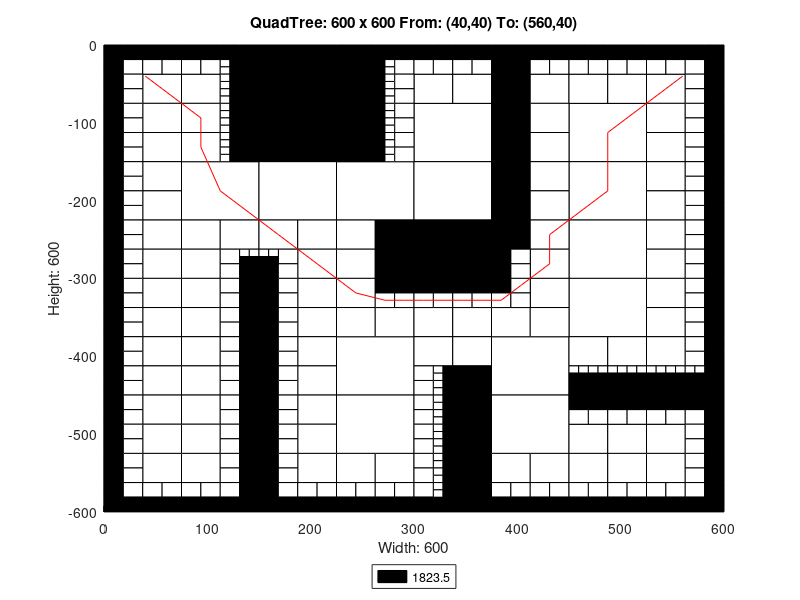

MATLAB code to generate this figure:
axis([0 600 -600 0]);
title('QuadTree: 600 x 600 From: (40,40) To: (560,40)');
xlabel('Width: 600');
ylabel('Height: 600');
rectangle('Position',[150 -75 75 75], 'FaceColor',[0 0 0]);
rectangle('Position',[150 -150 75 75], 'FaceColor',[0 0 0]);
rectangle('Position',[75 -225 75 75], 'FaceColor',[1 1 1]);
rectangle('Position',[150 -225 75 75], 'FaceColor',[1 1 1]);
rectangle('Position',[225 -225 75 75], 'FaceColor',[1 1 1]);
rectangle('Position',[300 -150 75 75], 'FaceColor',[1 1 1]);
rectangle('Position',[450 -150 75 75], 'FaceColor',[1 1 1]);
rectangle('Position',[300 -225 75 75], 'FaceColor',[1 1 1]);
rectangle('Position',[300 -300 75 75], 'FaceColor',[0 0 0]);
rectangle('Position',[450 -225 75 75], 'FaceColor',[1 1 1]);
rectangle('Position',[450 -300 75 75], 'FaceColor',[1 1 1]);
rectangle('Position',[225 -450 75 75], 'FaceColor',[1 1 1]);
rectangle('Position',[225 -525 75 75], 'FaceColor',[1 1 1]);
rectangle('Position',[375 -450 75 75], 'FaceColor',[1 1 1]);
rectangle('Position',[450 -375 75 75], 'FaceColor',[1 1 1]);
rectangle('Position',[375 -525 75 75], 'FaceColor',[1 1 1]);
rectangle('Position',[37.5 -75 37.5 37.5], 'FaceColor',[1 1 1]);
rectangle('Position',[75 -75 37.5 37.5], 'FaceColor',[1 1 1]);
rectangle('Position',[37.5 -112.5 37.5 37.5], 'FaceColor',[1 1 1]);
rectangle('Position',[37.5 -150 37.5 37.5], 'FaceColor',[1 1 1]);
rectangle('Position',[75 -112.5 37.5 37.5], 'FaceColor',[1 1 1]);
rectangle('Position',[75 -150 37.5 37.5], 'FaceColor',[1 1 1]);
rectangle('Position',[225 -37.5 37.5 37.5], 'FaceColor',[0 0 0]);
rectangle('Position',[225 -75 37.5 37.5], 'FaceColor',[0 0 0]);
rectangle('Position',[225 -112.5 37.5 37.5], 'FaceColor',[0 0 0]);
rectangle('Position',[225 -150 37.5 37.5], 'FaceColor',[0 0 0]);
rectangle('Position',[37.5 -187.5 37.5 37.5], 'FaceColor',[1 1 1]);
rectangle('Position',[37.5 -225 37.5 37.5], 'FaceColor',[1 1 1]);
rectangle('Position',[37.5 -262.5 37.5 37.5], 'FaceColor',[1 1 1]);
rectangle('Position',[37.5 -300 37.5 37.5], 'FaceColor',[1 1 1]);
rectangle('Position',[75 -262.5 37.5 37.5], 'FaceColor',[1 1 1]);
rectangle('Position',[112.5 -262.5 37.5 37.5], 'FaceColor',[1 1 1]);
rectangle('Position',[75 -300 37.5 37.5], 'FaceColor',[1 1 1]);
rectangle('Position',[150 -262.5 37.5 37.5], 'FaceColor',[1 1 1]);
rectangle('Position',[187.5 -262.5 37.5 37.5], 'FaceColor',[1 1 1]);
rectangle('Position',[187.5 -300 37.5 37.5], 'FaceColor',[1 1 1]);
rectangle('Position',[225 -262.5 37.5 37.5], 'FaceColor',[1 1 1]);
rectangle('Position',[262.5 -262.5 37.5 37.5], 'FaceColor',[0 0 0]);
rectangle('Position',[225 -300 37.5 37.5], 'FaceColor',[1 1 1]);
rectangle('Position',[262.5 -300 37.5 37.5], 'FaceColor',[0 0 0]);
rectangle('Position',[300 -75 37.5 37.5], 'FaceColor',[1 1 1]);
rectangle('Position',[337.5 -75 37.5 37.5], 'FaceColor',[1 1 1]);
rectangle('Position',[375 -37.5 37.5 37.5], 'FaceColor',[0 0 0]);
rectangle('Position',[375 -75 37.5 37.5], 'FaceColor',[0 0 0]);
rectangle('Position',[412.5 -75 37.5 37.5], 'FaceColor',[1 1 1]);
rectangle('Position',[375 -112.5 37.5 37.5], 'FaceColor',[0 0 0]);
rectangle('Position',[412.5 -112.5 37.5 37.5], 'FaceColor',[1 1 1]);
rectangle('Position',[375 -150 37.5 37.5], 'FaceColor',[0 0 0]);
rectangle('Position',[412.5 -150 37.5 37.5], 'FaceColor',[1 1 1]);
rectangle('Position',[450 -75 37.5 37.5], 'FaceColor',[1 1 1]);
rectangle('Position',[487.5 -75 37.5 37.5], 'FaceColor',[1 1 1]);
rectangle('Position',[525 -75 37.5 37.5], 'FaceColor',[1 1 1]);
rectangle('Position',[525 -112.5 37.5 37.5], 'FaceColor',[1 1 1]);
rectangle('Position',[525 -150 37.5 37.5], 'FaceColor',[1 1 1]);
rectangle('Position',[375 -187.5 37.5 37.5], 'FaceColor',[0 0 0]);
rectangle('Position',[412.5 -187.5 37.5 37.5], 'FaceColor',[1 1 1]);
rectangle('Position',[375 -225 37.5 37.5], 'FaceColor',[0 0 0]);
rectangle('Position',[412.5 -225 37.5 37.5], 'FaceColor',[1 1 1]);
rectangle('Position',[375 -262.5 37.5 37.5], 'FaceColor',[0 0 0]);
rectangle('Position',[412.5 -262.5 37.5 37.5], 'FaceColor',[1 1 1]);
rectangle('Position',[412.5 -300 37.5 37.5], 'FaceColor',[1 1 1]);
rectangle('Position',[525 -187.5 37.5 37.5], 'FaceColor',[1 1 1]);
rectangle('Position',[525 -225 37.5 37.5], 'FaceColor',[1 1 1]);
rectangle('Position',[525 -262.5 37.5 37.5], 'FaceColor',[1 1 1]);
rectangle('Position',[525 -300 37.5 37.5], 'FaceColor',[1 1 1]);
rectangle('Position',[37.5 -337.5 37.5 37.5], 'FaceColor',[1 1 1]);
rectangle('Position',[37.5 -375 37.5 37.5], 'FaceColor',[1 1 1]);
rectangle('Position',[75 -337.5 37.5 37.5], 'FaceColor',[1 1 1]);
rectangle('Position',[75 -375 37.5 37.5], 'FaceColor',[1 1 1]);
rectangle('Position',[37.5 -412.5 37.5 37.5], 'FaceColor',[1 1 1]);
rectangle('Position',[37.5 -450 37.5 37.5], 'FaceColor',[1 1 1]);
rectangle('Position',[75 -412.5 37.5 37.5], 'FaceColor',[1 1 1]);
rectangle('Position',[75 -450 37.5 37.5], 'FaceColor',[1 1 1]);
rectangle('Position',[187.5 -337.5 37.5 37.5], 'FaceColor',[1 1 1]);
rectangle('Position',[187.5 -375 37.5 37.5], 'FaceColor',[1 1 1]);
rectangle('Position',[225 -337.5 37.5 37.5], 'FaceColor',[1 1 1]);
rectangle('Position',[225 -375 37.5 37.5], 'FaceColor',[1 1 1]);
rectangle('Position',[262.5 -375 37.5 37.5], 'FaceColor',[1 1 1]);
rectangle('Position',[187.5 -412.5 37.5 37.5], 'FaceColor',[1 1 1]);
rectangle('Position',[187.5 -450 37.5 37.5], 'FaceColor',[1 1 1]);
rectangle('Position',[37.5 -487.5 37.5 37.5], 'FaceColor',[1 1 1]);
rectangle('Position',[37.5 -525 37.5 37.5], 'FaceColor',[1 1 1]);
rectangle('Position',[75 -487.5 37.5 37.5], 'FaceColor',[1 1 1]);
rectangle('Position',[75 -525 37.5 37.5], 'FaceColor',[1 1 1]);
rectangle('Position',[37.5 -562.5 37.5 37.5], 'FaceColor',[1 1 1]);
rectangle('Position',[75 -562.5 37.5 37.5], 'FaceColor',[1 1 1]);
rectangle('Position',[187.5 -487.5 37.5 37.5], 'FaceColor',[1 1 1]);
rectangle('Position',[187.5 -525 37.5 37.5], 'FaceColor',[1 1 1]);
rectangle('Position',[187.5 -562.5 37.5 37.5], 'FaceColor',[1 1 1]);
rectangle('Position',[225 -562.5 37.5 37.5], 'FaceColor',[1 1 1]);
rectangle('Position',[262.5 -562.5 37.5 37.5], 'FaceColor',[1 1 1]);
rectangle('Position',[300 -375 37.5 37.5], 'FaceColor',[1 1 1]);
rectangle('Position',[337.5 -375 37.5 37.5], 'FaceColor',[1 1 1]);
rectangle('Position',[412.5 -337.5 37.5 37.5], 'FaceColor',[1 1 1]);
rectangle('Position',[375 -375 37.5 37.5], 'FaceColor',[1 1 1]);
rectangle('Position',[412.5 -375 37.5 37.5], 'FaceColor',[1 1 1]);
rectangle('Position',[300 -412.5 37.5 37.5], 'FaceColor',[1 1 1]);
rectangle('Position',[337.5 -412.5 37.5 37.5], 'FaceColor',[1 1 1]);
rectangle('Position',[337.5 -450 37.5 37.5], 'FaceColor',[0 0 0]);
rectangle('Position',[525 -337.5 37.5 37.5], 'FaceColor',[1 1 1]);
rectangle('Position',[525 -375 37.5 37.5], 'FaceColor',[1 1 1]);
rectangle('Position',[450 -412.5 37.5 37.5], 'FaceColor',[1 1 1]);
rectangle('Position',[487.5 -412.5 37.5 37.5], 'FaceColor',[1 1 1]);
rectangle('Position',[525 -412.5 37.5 37.5], 'FaceColor',[1 1 1]);
rectangle('Position',[337.5 -487.5 37.5 37.5], 'FaceColor',[0 0 0]);
rectangle('Position',[337.5 -525 37.5 37.5], 'FaceColor',[0 0 0]);
rectangle('Position',[337.5 -562.5 37.5 37.5], 'FaceColor',[0 0 0]);
rectangle('Position',[337.5 -600 37.5 37.5], 'FaceColor',[0 0 0]);
rectangle('Position',[375 -562.5 37.5 37.5], 'FaceColor',[1 1 1]);
rectangle('Position',[412.5 -562.5 37.5 37.5], 'FaceColor',[1 1 1]);
rectangle('Position',[450 -525 37.5 37.5], 'FaceColor',[1 1 1]);
rectangle('Position',[487.5 -525 37.5 37.5], 'FaceColor',[1 1 1]);
rectangle('Position',[525 -525 37.5 37.5], 'FaceColor',[1 1 1]);
rectangle('Position',[450 -562.5 37.5 37.5], 'FaceColor',[1 1 1]);
rectangle('Position',[487.5 -562.5 37.5 37.5], 'FaceColor',[1 1 1]);
rectangle('Position',[525 -562.5 37.5 37.5], 'FaceColor',[1 1 1]);
rectangle('Position',[0 -18.75 18.75 18.75], 'FaceColor',[0 0 0]);
rectangle('Position',[18.75 -18.75 18.75 18.75], 'FaceColor',[0 0 0]);
rectangle('Position',[0 -37.5 18.75 18.75], 'FaceColor',[0 0 0]);
rectangle('Position',[18.75 -37.5 18.75 18.75], 'FaceColor',[1 1 1]);
rectangle('Position',[37.5 -18.75 18.75 18.75], 'FaceColor',[0 0 0]);
rectangle('Position',[56.25 -18.75 18.75 18.75], 'FaceColor',[0 0 0]);
rectangle('Position',[37.5 -37.5 18.75 18.75], 'FaceColor',[1 1 1]);
rectangle('Position',[56.25 -37.5 18.75 18.75], 'FaceColor',[1 1 1]);
rectangle('Position',[0 -56.25 18.75 18.75], 'FaceColor',[0 0 0]);
rectangle('Position',[18.75 -56.25 18.75 18.75], 'FaceColor',[1 1 1]);
rectangle('Position',[0 -75 18.75 18.75], 'FaceColor',[0 0 0]);
rectangle('Position',[18.75 -75 18.75 18.75], 'FaceColor',[1 1 1]);
rectangle('Position',[75 -18.75 18.75 18.75], 'FaceColor',[0 0 0]);
rectangle('Position',[93.75 -18.75 18.75 18.75], 'FaceColor',[0 0 0]);
rectangle('Position',[75 -37.5 18.75 18.75], 'FaceColor',[1 1 1]);
rectangle('Position',[93.75 -37.5 18.75 18.75], 'FaceColor',[1 1 1]);
rectangle('Position',[112.5 -18.75 18.75 18.75], 'FaceColor',[0 0 0]);
rectangle('Position',[131.25 -18.75 18.75 18.75], 'FaceColor',[0 0 0]);
rectangle('Position',[131.25 -37.5 18.75 18.75], 'FaceColor',[0 0 0]);
rectangle('Position',[131.25 -56.25 18.75 18.75], 'FaceColor',[0 0 0]);
rectangle('Position',[131.25 -75 18.75 18.75], 'FaceColor',[0 0 0]);
rectangle('Position',[0 -93.75 18.75 18.75], 'FaceColor',[0 0 0]);
rectangle('Position',[18.75 -93.75 18.75 18.75], 'FaceColor',[1 1 1]);
rectangle('Position',[0 -112.5 18.75 18.75], 'FaceColor',[0 0 0]);
rectangle('Position',[18.75 -112.5 18.75 18.75], 'FaceColor',[1 1 1]);
rectangle('Position',[0 -131.25 18.75 18.75], 'FaceColor',[0 0 0]);
rectangle('Position',[18.75 -131.25 18.75 18.75], 'FaceColor',[1 1 1]);
rectangle('Position',[0 -150 18.75 18.75], 'FaceColor',[0 0 0]);
rectangle('Position',[18.75 -150 18.75 18.75], 'FaceColor',[1 1 1]);
rectangle('Position',[131.25 -93.75 18.75 18.75], 'FaceColor',[0 0 0]);
rectangle('Position',[131.25 -112.5 18.75 18.75], 'FaceColor',[0 0 0]);
rectangle('Position',[131.25 -131.25 18.75 18.75], 'FaceColor',[0 0 0]);
rectangle('Position',[131.25 -150 18.75 18.75], 'FaceColor',[0 0 0]);
rectangle('Position',[262.5 -18.75 18.75 18.75], 'FaceColor',[0 0 0]);
rectangle('Position',[281.25 -18.75 18.75 18.75], 'FaceColor',[0 0 0]);
rectangle('Position',[281.25 -37.5 18.75 18.75], 'FaceColor',[1 1 1]);
rectangle('Position',[281.25 -56.25 18.75 18.75], 'FaceColor',[1 1 1]);
rectangle('Position',[281.25 -75 18.75 18.75], 'FaceColor',[1 1 1]);
rectangle('Position',[281.25 -93.75 18.75 18.75], 'FaceColor',[1 1 1]);
rectangle('Position',[281.25 -112.5 18.75 18.75], 'FaceColor',[1 1 1]);
rectangle('Position',[281.25 -131.25 18.75 18.75], 'FaceColor',[1 1 1]);
rectangle('Position',[281.25 -150 18.75 18.75], 'FaceColor',[1 1 1]);
rectangle('Position',[0 -168.75 18.75 18.75], 'FaceColor',[0 0 0]);
rectangle('Position',[18.75 -168.75 18.75 18.75], 'FaceColor',[1 1 1]);
rectangle('Position',[0 -187.5 18.75 18.75], 'FaceColor',[0 0 0]);
rectangle('Position',[18.75 -187.5 18.75 18.75], 'FaceColor',[1 1 1]);
rectangle('Position',[0 -206.25 18.75 18.75], 'FaceColor',[0 0 0]);
rectangle('Position',[18.75 -206.25 18.75 18.75], 'FaceColor',[1 1 1]);
rectangle('Position',[0 -225 18.75 18.75], 'FaceColor',[0 0 0]);
rectangle('Position',[18.75 -225 18.75 18.75], 'FaceColor',[1 1 1]);
rectangle('Position',[0 -243.75 18.75 18.75], 'FaceColor',[0 0 0]);
rectangle('Position',[18.75 -243.75 18.75 18.75], 'FaceColor',[1 1 1]);
rectangle('Position',[0 -262.5 18.75 18.75], 'FaceColor',[0 0 0]);
rectangle('Position',[18.75 -262.5 18.75 18.75], 'FaceColor',[1 1 1]);
rectangle('Position',[0 -281.25 18.75 18.75], 'FaceColor',[0 0 0]);
rectangle('Position',[18.75 -281.25 18.75 18.75], 'FaceColor',[1 1 1]);
rectangle('Position',[0 -300 18.75 18.75], 'FaceColor',[0 0 0]);
rectangle('Position',[18.75 -300 18.75 18.75], 'FaceColor',[1 1 1]);
rectangle('Position',[112.5 -281.25 18.75 18.75], 'FaceColor',[1 1 1]);
rectangle('Position',[112.5 -300 18.75 18.75], 'FaceColor',[1 1 1]);
rectangle('Position',[131.25 -300 18.75 18.75], 'FaceColor',[0 0 0]);
rectangle('Position',[168.75 -281.25 18.75 18.75], 'FaceColor',[1 1 1]);
rectangle('Position',[150 -300 18.75 18.75], 'FaceColor',[0 0 0]);
rectangle('Position',[168.75 -300 18.75 18.75], 'FaceColor',[1 1 1]);
rectangle('Position',[300 -18.75 18.75 18.75], 'FaceColor',[0 0 0]);
rectangle('Position',[318.75 -18.75 18.75 18.75], 'FaceColor',[0 0 0]);
rectangle('Position',[300 -37.5 18.75 18.75], 'FaceColor',[1 1 1]);
rectangle('Position',[318.75 -37.5 18.75 18.75], 'FaceColor',[1 1 1]);
rectangle('Position',[337.5 -18.75 18.75 18.75], 'FaceColor',[0 0 0]);
rectangle('Position',[356.25 -18.75 18.75 18.75], 'FaceColor',[0 0 0]);
rectangle('Position',[337.5 -37.5 18.75 18.75], 'FaceColor',[1 1 1]);
rectangle('Position',[356.25 -37.5 18.75 18.75], 'FaceColor',[1 1 1]);
rectangle('Position',[412.5 -18.75 18.75 18.75], 'FaceColor',[0 0 0]);
rectangle('Position',[431.25 -18.75 18.75 18.75], 'FaceColor',[0 0 0]);
rectangle('Position',[412.5 -37.5 18.75 18.75], 'FaceColor',[1 1 1]);
rectangle('Position',[431.25 -37.5 18.75 18.75], 'FaceColor',[1 1 1]);
rectangle('Position',[450 -18.75 18.75 18.75], 'FaceColor',[0 0 0]);
rectangle('Position',[468.75 -18.75 18.75 18.75], 'FaceColor',[0 0 0]);
rectangle('Position',[450 -37.5 18.75 18.75], 'FaceColor',[1 1 1]);
rectangle('Position',[468.75 -37.5 18.75 18.75], 'FaceColor',[1 1 1]);
rectangle('Position',[487.5 -18.75 18.75 18.75], 'FaceColor',[0 0 0]);
rectangle('Position',[506.25 -18.75 18.75 18.75], 'FaceColor',[0 0 0]);
rectangle('Position',[487.5 -37.5 18.75 18.75], 'FaceColor',[1 1 1]);
rectangle('Position',[506.25 -37.5 18.75 18.75], 'FaceColor',[1 1 1]);
rectangle('Position',[525 -18.75 18.75 18.75], 'FaceColor',[0 0 0]);
rectangle('Position',[543.75 -18.75 18.75 18.75], 'FaceColor',[0 0 0]);
rectangle('Position',[525 -37.5 18.75 18.75], 'FaceColor',[1 1 1]);
rectangle('Position',[543.75 -37.5 18.75 18.75], 'FaceColor',[1 1 1]);
rectangle('Position',[562.5 -18.75 18.75 18.75], 'FaceColor',[0 0 0]);
rectangle('Position',[581.25 -18.75 18.75 18.75], 'FaceColor',[0 0 0]);
rectangle('Position',[562.5 -37.5 18.75 18.75], 'FaceColor',[1 1 1]);
rectangle('Position',[581.25 -37.5 18.75 18.75], 'FaceColor',[0 0 0]);
rectangle('Position',[562.5 -56.25 18.75 18.75], 'FaceColor',[1 1 1]);
rectangle('Position',[581.25 -56.25 18.75 18.75], 'FaceColor',[0 0 0]);
rectangle('Position',[562.5 -75 18.75 18.75], 'FaceColor',[1 1 1]);
rectangle('Position',[581.25 -75 18.75 18.75], 'FaceColor',[0 0 0]);
rectangle('Position',[562.5 -93.75 18.75 18.75], 'FaceColor',[1 1 1]);
rectangle('Position',[581.25 -93.75 18.75 18.75], 'FaceColor',[0 0 0]);
rectangle('Position',[562.5 -112.5 18.75 18.75], 'FaceColor',[1 1 1]);
rectangle('Position',[581.25 -112.5 18.75 18.75], 'FaceColor',[0 0 0]);
rectangle('Position',[562.5 -131.25 18.75 18.75], 'FaceColor',[1 1 1]);
rectangle('Position',[581.25 -131.25 18.75 18.75], 'FaceColor',[0 0 0]);
rectangle('Position',[562.5 -150 18.75 18.75], 'FaceColor',[1 1 1]);
rectangle('Position',[581.25 -150 18.75 18.75], 'FaceColor',[0 0 0]);
rectangle('Position',[375 -281.25 18.75 18.75], 'FaceColor',[0 0 0]);
rectangle('Position',[393.75 -281.25 18.75 18.75], 'FaceColor',[1 1 1]);
rectangle('Position',[375 -300 18.75 18.75], 'FaceColor',[0 0 0]);
rectangle('Position',[393.75 -300 18.75 18.75], 'FaceColor',[1 1 1]);
rectangle('Position',[562.5 -168.75 18.75 18.75], 'FaceColor',[1 1 1]);
rectangle('Position',[581.25 -168.75 18.75 18.75], 'FaceColor',[0 0 0]);
rectangle('Position',[562.5 -187.5 18.75 18.75], 'FaceColor',[1 1 1]);
rectangle('Position',[581.25 -187.5 18.75 18.75], 'FaceColor',[0 0 0]);
rectangle('Position',[562.5 -206.25 18.75 18.75], 'FaceColor',[1 1 1]);
rectangle('Position',[581.25 -206.25 18.75 18.75], 'FaceColor',[0 0 0]);
rectangle('Position',[562.5 -225 18.75 18.75], 'FaceColor',[1 1 1]);
rectangle('Position',[581.25 -225 18.75 18.75], 'FaceColor',[0 0 0]);
rectangle('Position',[562.5 -243.75 18.75 18.75], 'FaceColor',[1 1 1]);
rectangle('Position',[581.25 -243.75 18.75 18.75], 'FaceColor',[0 0 0]);
rectangle('Position',[562.5 -262.5 18.75 18.75], 'FaceColor',[1 1 1]);
rectangle('Position',[581.25 -262.5 18.75 18.75], 'FaceColor',[0 0 0]);
rectangle('Position',[562.5 -281.25 18.75 18.75], 'FaceColor',[1 1 1]);
rectangle('Position',[581.25 -281.25 18.75 18.75], 'FaceColor',[0 0 0]);
rectangle('Position',[562.5 -300 18.75 18.75], 'FaceColor',[1 1 1]);
rectangle('Position',[581.25 -300 18.75 18.75], 'FaceColor',[0 0 0]);
rectangle('Position',[0 -318.75 18.75 18.75], 'FaceColor',[0 0 0]);
rectangle('Position',[18.75 -318.75 18.75 18.75], 'FaceColor',[1 1 1]);
rectangle('Position',[0 -337.5 18.75 18.75], 'FaceColor',[0 0 0]);
rectangle('Position',[18.75 -337.5 18.75 18.75], 'FaceColor',[1 1 1]);
rectangle('Position',[0 -356.25 18.75 18.75], 'FaceColor',[0 0 0]);
rectangle('Position',[18.75 -356.25 18.75 18.75], 'FaceColor',[1 1 1]);
rectangle('Position',[0 -375 18.75 18.75], 'FaceColor',[0 0 0]);
rectangle('Position',[18.75 -375 18.75 18.75], 'FaceColor',[1 1 1]);
rectangle('Position',[112.5 -318.75 18.75 18.75], 'FaceColor',[1 1 1]);
rectangle('Position',[131.25 -318.75 18.75 18.75], 'FaceColor',[0 0 0]);
rectangle('Position',[112.5 -337.5 18.75 18.75], 'FaceColor',[1 1 1]);
rectangle('Position',[131.25 -337.5 18.75 18.75], 'FaceColor',[0 0 0]);
rectangle('Position',[112.5 -356.25 18.75 18.75], 'FaceColor',[1 1 1]);
rectangle('Position',[131.25 -356.25 18.75 18.75], 'FaceColor',[0 0 0]);
rectangle('Position',[112.5 -375 18.75 18.75], 'FaceColor',[1 1 1]);
rectangle('Position',[131.25 -375 18.75 18.75], 'FaceColor',[0 0 0]);
rectangle('Position',[0 -393.75 18.75 18.75], 'FaceColor',[0 0 0]);
rectangle('Position',[18.75 -393.75 18.75 18.75], 'FaceColor',[1 1 1]);
rectangle('Position',[0 -412.5 18.75 18.75], 'FaceColor',[0 0 0]);
rectangle('Position',[18.75 -412.5 18.75 18.75], 'FaceColor',[1 1 1]);
rectangle('Position',[0 -431.25 18.75 18.75], 'FaceColor',[0 0 0]);
rectangle('Position',[18.75 -431.25 18.75 18.75], 'FaceColor',[1 1 1]);
rectangle('Position',[0 -450 18.75 18.75], 'FaceColor',[0 0 0]);
rectangle('Position',[18.75 -450 18.75 18.75], 'FaceColor',[1 1 1]);
rectangle('Position',[112.5 -393.75 18.75 18.75], 'FaceColor',[1 1 1]);
rectangle('Position',[131.25 -393.75 18.75 18.75], 'FaceColor',[0 0 0]);
rectangle('Position',[112.5 -412.5 18.75 18.75], 'FaceColor',[1 1 1]);
rectangle('Position',[131.25 -412.5 18.75 18.75], 'FaceColor',[0 0 0]);
rectangle('Position',[112.5 -431.25 18.75 18.75], 'FaceColor',[1 1 1]);
rectangle('Position',[131.25 -431.25 18.75 18.75], 'FaceColor',[0 0 0]);
rectangle('Position',[112.5 -450 18.75 18.75], 'FaceColor',[1 1 1]);
rectangle('Position',[131.25 -450 18.75 18.75], 'FaceColor',[0 0 0]);
rectangle('Position',[150 -318.75 18.75 18.75], 'FaceColor',[0 0 0]);
rectangle('Position',[168.75 -318.75 18.75 18.75], 'FaceColor',[1 1 1]);
rectangle('Position',[150 -337.5 18.75 18.75], 'FaceColor',[0 0 0]);
rectangle('Position',[168.75 -337.5 18.75 18.75], 'FaceColor',[1 1 1]);
rectangle('Position',[150 -356.25 18.75 18.75], 'FaceColor',[0 0 0]);
rectangle('Position',[168.75 -356.25 18.75 18.75], 'FaceColor',[1 1 1]);
rectangle('Position',[150 -375 18.75 18.75], 'FaceColor',[0 0 0]);
rectangle('Position',[168.75 -375 18.75 18.75], 'FaceColor',[1 1 1]);
rectangle('Position',[262.5 -318.75 18.75 18.75], 'FaceColor',[0 0 0]);
rectangle('Position',[281.25 -318.75 18.75 18.75], 'FaceColor',[0 0 0]);
rectangle('Position',[262.5 -337.5 18.75 18.75], 'FaceColor',[1 1 1]);
rectangle('Position',[281.25 -337.5 18.75 18.75], 'FaceColor',[1 1 1]);
rectangle('Position',[150 -393.75 18.75 18.75], 'FaceColor',[0 0 0]);
rectangle('Position',[168.75 -393.75 18.75 18.75], 'FaceColor',[1 1 1]);
rectangle('Position',[150 -412.5 18.75 18.75], 'FaceColor',[0 0 0]);
rectangle('Position',[168.75 -412.5 18.75 18.75], 'FaceColor',[1 1 1]);
rectangle('Position',[150 -431.25 18.75 18.75], 'FaceColor',[0 0 0]);
rectangle('Position',[168.75 -431.25 18.75 18.75], 'FaceColor',[1 1 1]);
rectangle('Position',[150 -450 18.75 18.75], 'FaceColor',[0 0 0]);
rectangle('Position',[168.75 -450 18.75 18.75], 'FaceColor',[1 1 1]);
rectangle('Position',[0 -468.75 18.75 18.75], 'FaceColor',[0 0 0]);
rectangle('Position',[18.75 -468.75 18.75 18.75], 'FaceColor',[1 1 1]);
rectangle('Position',[0 -487.5 18.75 18.75], 'FaceColor',[0 0 0]);
rectangle('Position',[18.75 -487.5 18.75 18.75], 'FaceColor',[1 1 1]);
rectangle('Position',[0 -506.25 18.75 18.75], 'FaceColor',[0 0 0]);
rectangle('Position',[18.75 -506.25 18.75 18.75], 'FaceColor',[1 1 1]);
rectangle('Position',[0 -525 18.75 18.75], 'FaceColor',[0 0 0]);
rectangle('Position',[18.75 -525 18.75 18.75], 'FaceColor',[1 1 1]);
rectangle('Position',[112.5 -468.75 18.75 18.75], 'FaceColor',[1 1 1]);
rectangle('Position',[131.25 -468.75 18.75 18.75], 'FaceColor',[0 0 0]);
rectangle('Position',[112.5 -487.5 18.75 18.75], 'FaceColor',[1 1 1]);
rectangle('Position',[131.25 -487.5 18.75 18.75], 'FaceColor',[0 0 0]);
rectangle('Position',[112.5 -506.25 18.75 18.75], 'FaceColor',[1 1 1]);
rectangle('Position',[131.25 -506.25 18.75 18.75], 'FaceColor',[0 0 0]);
rectangle('Position',[112.5 -525 18.75 18.75], 'FaceColor',[1 1 1]);
rectangle('Position',[131.25 -525 18.75 18.75], 'FaceColor',[0 0 0]);
rectangle('Position',[0 -543.75 18.75 18.75], 'FaceColor',[0 0 0]);
rectangle('Position',[18.75 -543.75 18.75 18.75], 'FaceColor',[1 1 1]);
rectangle('Position',[0 -562.5 18.75 18.75], 'FaceColor',[0 0 0]);
rectangle('Position',[18.75 -562.5 18.75 18.75], 'FaceColor',[1 1 1]);
rectangle('Position',[0 -581.25 18.75 18.75], 'FaceColor',[0 0 0]);
rectangle('Position',[18.75 -581.25 18.75 18.75], 'FaceColor',[1 1 1]);
rectangle('Position',[0 -600 18.75 18.75], 'FaceColor',[0 0 0]);
rectangle('Position',[18.75 -600 18.75 18.75], 'FaceColor',[0 0 0]);
rectangle('Position',[37.5 -581.25 18.75 18.75], 'FaceColor',[1 1 1]);
rectangle('Position',[56.25 -581.25 18.75 18.75], 'FaceColor',[1 1 1]);
rectangle('Position',[37.5 -600 18.75 18.75], 'FaceColor',[0 0 0]);
rectangle('Position',[56.25 -600 18.75 18.75], 'FaceColor',[0 0 0]);
rectangle('Position',[112.5 -543.75 18.75 18.75], 'FaceColor',[1 1 1]);
rectangle('Position',[131.25 -543.75 18.75 18.75], 'FaceColor',[0 0 0]);
rectangle('Position',[112.5 -562.5 18.75 18.75], 'FaceColor',[1 1 1]);
rectangle('Position',[131.25 -562.5 18.75 18.75], 'FaceColor',[0 0 0]);
rectangle('Position',[75 -581.25 18.75 18.75], 'FaceColor',[1 1 1]);
rectangle('Position',[93.75 -581.25 18.75 18.75], 'FaceColor',[1 1 1]);
rectangle('Position',[75 -600 18.75 18.75], 'FaceColor',[0 0 0]);
rectangle('Position',[93.75 -600 18.75 18.75], 'FaceColor',[0 0 0]);
rectangle('Position',[112.5 -581.25 18.75 18.75], 'FaceColor',[1 1 1]);
rectangle('Position',[131.25 -581.25 18.75 18.75], 'FaceColor',[0 0 0]);
rectangle('Position',[112.5 -600 18.75 18.75], 'FaceColor',[0 0 0]);
rectangle('Position',[131.25 -600 18.75 18.75], 'FaceColor',[0 0 0]);
rectangle('Position',[150 -468.75 18.75 18.75], 'FaceColor',[0 0 0]);
rectangle('Position',[168.75 -468.75 18.75 18.75], 'FaceColor',[1 1 1]);
rectangle('Position',[150 -487.5 18.75 18.75], 'FaceColor',[0 0 0]);
rectangle('Position',[168.75 -487.5 18.75 18.75], 'FaceColor',[1 1 1]);
rectangle('Position',[150 -506.25 18.75 18.75], 'FaceColor',[0 0 0]);
rectangle('Position',[168.75 -506.25 18.75 18.75], 'FaceColor',[1 1 1]);
rectangle('Position',[150 -525 18.75 18.75], 'FaceColor',[0 0 0]);
rectangle('Position',[168.75 -525 18.75 18.75], 'FaceColor',[1 1 1]);
rectangle('Position',[150 -543.75 18.75 18.75], 'FaceColor',[0 0 0]);
rectangle('Position',[168.75 -543.75 18.75 18.75], 'FaceColor',[1 1 1]);
rectangle('Position',[150 -562.5 18.75 18.75], 'FaceColor',[0 0 0]);
rectangle('Position',[168.75 -562.5 18.75 18.75], 'FaceColor',[1 1 1]);
rectangle('Position',[150 -581.25 18.75 18.75], 'FaceColor',[0 0 0]);
rectangle('Position',[168.75 -581.25 18.75 18.75], 'FaceColor',[1 1 1]);
rectangle('Position',[150 -600 18.75 18.75], 'FaceColor',[0 0 0]);
rectangle('Position',[168.75 -600 18.75 18.75], 'FaceColor',[0 0 0]);
rectangle('Position',[187.5 -581.25 18.75 18.75], 'FaceColor',[1 1 1]);
rectangle('Position',[206.25 -581.25 18.75 18.75], 'FaceColor',[1 1 1]);
rectangle('Position',[187.5 -600 18.75 18.75], 'FaceColor',[0 0 0]);
rectangle('Position',[206.25 -600 18.75 18.75], 'FaceColor',[0 0 0]);
rectangle('Position',[225 -581.25 18.75 18.75], 'FaceColor',[1 1 1]);
rectangle('Position',[243.75 -581.25 18.75 18.75], 'FaceColor',[1 1 1]);
rectangle('Position',[225 -600 18.75 18.75], 'FaceColor',[0 0 0]);
rectangle('Position',[243.75 -600 18.75 18.75], 'FaceColor',[0 0 0]);
rectangle('Position',[262.5 -581.25 18.75 18.75], 'FaceColor',[1 1 1]);
rectangle('Position',[281.25 -581.25 18.75 18.75], 'FaceColor',[1 1 1]);
rectangle('Position',[262.5 -600 18.75 18.75], 'FaceColor',[0 0 0]);
rectangle('Position',[281.25 -600 18.75 18.75], 'FaceColor',[0 0 0]);
rectangle('Position',[300 -318.75 18.75 18.75], 'FaceColor',[0 0 0]);
rectangle('Position',[318.75 -318.75 18.75 18.75], 'FaceColor',[0 0 0]);
rectangle('Position',[300 -337.5 18.75 18.75], 'FaceColor',[1 1 1]);
rectangle('Position',[318.75 -337.5 18.75 18.75], 'FaceColor',[1 1 1]);
rectangle('Position',[337.5 -318.75 18.75 18.75], 'FaceColor',[0 0 0]);
rectangle('Position',[356.25 -318.75 18.75 18.75], 'FaceColor',[0 0 0]);
rectangle('Position',[337.5 -337.5 18.75 18.75], 'FaceColor',[1 1 1]);
rectangle('Position',[356.25 -337.5 18.75 18.75], 'FaceColor',[1 1 1]);
rectangle('Position',[375 -318.75 18.75 18.75], 'FaceColor',[0 0 0]);
rectangle('Position',[393.75 -318.75 18.75 18.75], 'FaceColor',[1 1 1]);
rectangle('Position',[375 -337.5 18.75 18.75], 'FaceColor',[1 1 1]);
rectangle('Position',[393.75 -337.5 18.75 18.75], 'FaceColor',[1 1 1]);
rectangle('Position',[300 -431.25 18.75 18.75], 'FaceColor',[1 1 1]);
rectangle('Position',[300 -450 18.75 18.75], 'FaceColor',[1 1 1]);
rectangle('Position',[562.5 -318.75 18.75 18.75], 'FaceColor',[1 1 1]);
rectangle('Position',[581.25 -318.75 18.75 18.75], 'FaceColor',[0 0 0]);
rectangle('Position',[562.5 -337.5 18.75 18.75], 'FaceColor',[1 1 1]);
rectangle('Position',[581.25 -337.5 18.75 18.75], 'FaceColor',[0 0 0]);
rectangle('Position',[562.5 -356.25 18.75 18.75], 'FaceColor',[1 1 1]);
rectangle('Position',[581.25 -356.25 18.75 18.75], 'FaceColor',[0 0 0]);
rectangle('Position',[562.5 -375 18.75 18.75], 'FaceColor',[1 1 1]);
rectangle('Position',[581.25 -375 18.75 18.75], 'FaceColor',[0 0 0]);
rectangle('Position',[450 -450 18.75 18.75], 'FaceColor',[0 0 0]);
rectangle('Position',[468.75 -450 18.75 18.75], 'FaceColor',[0 0 0]);
rectangle('Position',[487.5 -450 18.75 18.75], 'FaceColor',[0 0 0]);
rectangle('Position',[506.25 -450 18.75 18.75], 'FaceColor',[0 0 0]);
rectangle('Position',[562.5 -393.75 18.75 18.75], 'FaceColor',[1 1 1]);
rectangle('Position',[581.25 -393.75 18.75 18.75], 'FaceColor',[0 0 0]);
rectangle('Position',[562.5 -412.5 18.75 18.75], 'FaceColor',[1 1 1]);
rectangle('Position',[581.25 -412.5 18.75 18.75], 'FaceColor',[0 0 0]);
rectangle('Position',[525 -450 18.75 18.75], 'FaceColor',[0 0 0]);
rectangle('Position',[543.75 -450 18.75 18.75], 'FaceColor',[0 0 0]);
rectangle('Position',[581.25 -431.25 18.75 18.75], 'FaceColor',[0 0 0]);
rectangle('Position',[562.5 -450 18.75 18.75], 'FaceColor',[0 0 0]);
rectangle('Position',[581.25 -450 18.75 18.75], 'FaceColor',[0 0 0]);
rectangle('Position',[300 -468.75 18.75 18.75], 'FaceColor',[1 1 1]);
rectangle('Position',[300 -487.5 18.75 18.75], 'FaceColor',[1 1 1]);
rectangle('Position',[300 -506.25 18.75 18.75], 'FaceColor',[1 1 1]);
rectangle('Position',[300 -525 18.75 18.75], 'FaceColor',[1 1 1]);
rectangle('Position',[300 -543.75 18.75 18.75], 'FaceColor',[1 1 1]);
rectangle('Position',[300 -562.5 18.75 18.75], 'FaceColor',[1 1 1]);
rectangle('Position',[300 -581.25 18.75 18.75], 'FaceColor',[1 1 1]);
rectangle('Position',[300 -600 18.75 18.75], 'FaceColor',[0 0 0]);
rectangle('Position',[318.75 -600 18.75 18.75], 'FaceColor',[0 0 0]);
rectangle('Position',[375 -581.25 18.75 18.75], 'FaceColor',[1 1 1]);
rectangle('Position',[393.75 -581.25 18.75 18.75], 'FaceColor',[1 1 1]);
rectangle('Position',[375 -600 18.75 18.75], 'FaceColor',[0 0 0]);
rectangle('Position',[393.75 -600 18.75 18.75], 'FaceColor',[0 0 0]);
rectangle('Position',[412.5 -581.25 18.75 18.75], 'FaceColor',[1 1 1]);
rectangle('Position',[431.25 -581.25 18.75 18.75], 'FaceColor',[1 1 1]);
rectangle('Position',[412.5 -600 18.75 18.75], 'FaceColor',[0 0 0]);
rectangle('Position',[431.25 -600 18.75 18.75], 'FaceColor',[0 0 0]);
rectangle('Position',[450 -468.75 18.75 18.75], 'FaceColor',[0 0 0]);
rectangle('Position',[468.75 -468.75 18.75 18.75], 'FaceColor',[0 0 0]);
rectangle('Position',[450 -487.5 18.75 18.75], 'FaceColor',[1 1 1]);
rectangle('Position',[468.75 -487.5 18.75 18.75], 'FaceColor',[1 1 1]);
rectangle('Position',[487.5 -468.75 18.75 18.75], 'FaceColor',[0 0 0]);
rectangle('Position',[506.25 -468.75 18.75 18.75], 'FaceColor',[0 0 0]);
rectangle('Position',[487.5 -487.5 18.75 18.75], 'FaceColor',[1 1 1]);
rectangle('Position',[506.25 -487.5 18.75 18.75], 'FaceColor',[1 1 1]);
rectangle('Position',[525 -468.75 18.75 18.75], 'FaceColor',[0 0 0]);
rectangle('Position',[543.75 -468.75 18.75 18.75], 'FaceColor',[0 0 0]);
rectangle('Position',[525 -487.5 18.75 18.75], 'FaceColor',[1 1 1]);
rectangle('Position',[543.75 -487.5 18.75 18.75], 'FaceColor',[1 1 1]);
rectangle('Position',[562.5 -468.75 18.75 18.75], 'FaceColor',[0 0 0]);
rectangle('Position',[581.25 -468.75 18.75 18.75], 'FaceColor',[0 0 0]);
rectangle('Position',[562.5 -487.5 18.75 18.75], 'FaceColor',[1 1 1]);
rectangle('Position',[581.25 -487.5 18.75 18.75], 'FaceColor',[0 0 0]);
rectangle('Position',[562.5 -506.25 18.75 18.75], 'FaceColor',[1 1 1]);
rectangle('Position',[581.25 -506.25 18.75 18.75], 'FaceColor',[0 0 0]);
rectangle('Position',[562.5 -525 18.75 18.75], 'FaceColor',[1 1 1]);
rectangle('Position',[581.25 -525 18.75 18.75], 'FaceColor',[0 0 0]);
rectangle('Position',[450 -581.25 18.75 18.75], 'FaceColor',[1 1 1]);
rectangle('Position',[468.75 -581.25 18.75 18.75], 'FaceColor',[1 1 1]);
rectangle('Position',[450 -600 18.75 18.75], 'FaceColor',[0 0 0]);
rectangle('Position',[468.75 -600 18.75 18.75], 'FaceColor',[0 0 0]);
rectangle('Position',[487.5 -581.25 18.75 18.75], 'FaceColor',[1 1 1]);
rectangle('Position',[506.25 -581.25 18.75 18.75], 'FaceColor',[1 1 1]);
rectangle('Position',[487.5 -600 18.75 18.75], 'FaceColor',[0 0 0]);
rectangle('Position',[506.25 -600 18.75 18.75], 'FaceColor',[0 0 0]);
rectangle('Position',[562.5 -543.75 18.75 18.75], 'FaceColor',[1 1 1]);
rectangle('Position',[581.25 -543.75 18.75 18.75], 'FaceColor',[0 0 0]);
rectangle('Position',[562.5 -562.5 18.75 18.75], 'FaceColor',[1 1 1]);
rectangle('Position',[581.25 -562.5 18.75 18.75], 'FaceColor',[0 0 0]);
rectangle('Position',[525 -581.25 18.75 18.75], 'FaceColor',[1 1 1]);
rectangle('Position',[543.75 -581.25 18.75 18.75], 'FaceColor',[1 1 1]);
rectangle('Position',[525 -600 18.75 18.75], 'FaceColor',[0 0 0]);
rectangle('Position',[543.75 -600 18.75 18.75], 'FaceColor',[0 0 0]);
rectangle('Position',[562.5 -581.25 18.75 18.75], 'FaceColor',[1 1 1]);
rectangle('Position',[581.25 -581.25 18.75 18.75], 'FaceColor',[0 0 0]);
rectangle('Position',[562.5 -600 18.75 18.75], 'FaceColor',[0 0 0]);
rectangle('Position',[581.25 -600 18.75 18.75], 'FaceColor',[0 0 0]);
rectangle('Position',[112.5 -28.125 9.375 9.375], 'FaceColor',[1 1 1]);
rectangle('Position',[121.875 -28.125 9.375 9.375], 'FaceColor',[0 0 0]);
rectangle('Position',[112.5 -37.5 9.375 9.375], 'FaceColor',[1 1 1]);
rectangle('Position',[121.875 -37.5 9.375 9.375], 'FaceColor',[0 0 0]);
rectangle('Position',[112.5 -46.875 9.375 9.375], 'FaceColor',[1 1 1]);
rectangle('Position',[121.875 -46.875 9.375 9.375], 'FaceColor',[0 0 0]);
rectangle('Position',[112.5 -56.25 9.375 9.375], 'FaceColor',[1 1 1]);
rectangle('Position',[121.875 -56.25 9.375 9.375], 'FaceColor',[0 0 0]);
rectangle('Position',[112.5 -65.625 9.375 9.375], 'FaceColor',[1 1 1]);
rectangle('Position',[121.875 -65.625 9.375 9.375], 'FaceColor',[0 0 0]);
rectangle('Position',[112.5 -75 9.375 9.375], 'FaceColor',[1 1 1]);
rectangle('Position',[121.875 -75 9.375 9.375], 'FaceColor',[0 0 0]);
rectangle('Position',[112.5 -84.375 9.375 9.375], 'FaceColor',[1 1 1]);
rectangle('Position',[121.875 -84.375 9.375 9.375], 'FaceColor',[0 0 0]);
rectangle('Position',[112.5 -93.75 9.375 9.375], 'FaceColor',[1 1 1]);
rectangle('Position',[121.875 -93.75 9.375 9.375], 'FaceColor',[0 0 0]);
rectangle('Position',[112.5 -103.125 9.375 9.375], 'FaceColor',[1 1 1]);
rectangle('Position',[121.875 -103.125 9.375 9.375], 'FaceColor',[0 0 0]);
rectangle('Position',[112.5 -112.5 9.375 9.375], 'FaceColor',[1 1 1]);
rectangle('Position',[121.875 -112.5 9.375 9.375], 'FaceColor',[0 0 0]);
rectangle('Position',[112.5 -121.875 9.375 9.375], 'FaceColor',[1 1 1]);
rectangle('Position',[121.875 -121.875 9.375 9.375], 'FaceColor',[0 0 0]);
rectangle('Position',[112.5 -131.25 9.375 9.375], 'FaceColor',[1 1 1]);
rectangle('Position',[121.875 -131.25 9.375 9.375], 'FaceColor',[0 0 0]);
rectangle('Position',[112.5 -140.625 9.375 9.375], 'FaceColor',[1 1 1]);
rectangle('Position',[121.875 -140.625 9.375 9.375], 'FaceColor',[0 0 0]);
rectangle('Position',[112.5 -150 9.375 9.375], 'FaceColor',[1 1 1]);
rectangle('Position',[121.875 -150 9.375 9.375], 'FaceColor',[0 0 0]);
rectangle('Position',[262.5 -28.125 9.375 9.375], 'FaceColor',[0 0 0]);
rectangle('Position',[271.875 -28.125 9.375 9.375], 'FaceColor',[1 1 1]);
rectangle('Position',[262.5 -37.5 9.375 9.375], 'FaceColor',[0 0 0]);
rectangle('Position',[271.875 -37.5 9.375 9.375], 'FaceColor',[1 1 1]);
rectangle('Position',[262.5 -46.875 9.375 9.375], 'FaceColor',[0 0 0]);
rectangle('Position',[271.875 -46.875 9.375 9.375], 'FaceColor',[1 1 1]);
rectangle('Position',[262.5 -56.25 9.375 9.375], 'FaceColor',[0 0 0]);
rectangle('Position',[271.875 -56.25 9.375 9.375], 'FaceColor',[1 1 1]);
rectangle('Position',[262.5 -65.625 9.375 9.375], 'FaceColor',[0 0 0]);
rectangle('Position',[271.875 -65.625 9.375 9.375], 'FaceColor',[1 1 1]);
rectangle('Position',[262.5 -75 9.375 9.375], 'FaceColor',[0 0 0]);
rectangle('Position',[271.875 -75 9.375 9.375], 'FaceColor',[1 1 1]);
rectangle('Position',[262.5 -84.375 9.375 9.375], 'FaceColor',[0 0 0]);
rectangle('Position',[271.875 -84.375 9.375 9.375], 'FaceColor',[1 1 1]);
rectangle('Position',[262.5 -93.75 9.375 9.375], 'FaceColor',[0 0 0]);
rectangle('Position',[271.875 -93.75 9.375 9.375], 'FaceColor',[1 1 1]);
rectangle('Position',[262.5 -103.125 9.375 9.375], 'FaceColor',[0 0 0]);
rectangle('Position',[271.875 -103.125 9.375 9.375], 'FaceColor',[1 1 1]);
rectangle('Position',[262.5 -112.5 9.375 9.375], 'FaceColor',[0 0 0]);
rectangle('Position',[271.875 -112.5 9.375 9.375], 'FaceColor',[1 1 1]);
rectangle('Position',[262.5 -121.875 9.375 9.375], 'FaceColor',[0 0 0]);
rectangle('Position',[271.875 -121.875 9.375 9.375], 'FaceColor',[1 1 1]);
rectangle('Position',[262.5 -131.25 9.375 9.375], 'FaceColor',[0 0 0]);
rectangle('Position',[271.875 -131.25 9.375 9.375], 'FaceColor',[1 1 1]);
rectangle('Position',[262.5 -140.625 9.375 9.375], 'FaceColor',[0 0 0]);
rectangle('Position',[271.875 -140.625 9.375 9.375], 'FaceColor',[1 1 1]);
rectangle('Position',[262.5 -150 9.375 9.375], 'FaceColor',[0 0 0]);
rectangle('Position',[271.875 -150 9.375 9.375], 'FaceColor',[1 1 1]);
rectangle('Position',[131.25 -271.875 9.375 9.375], 'FaceColor',[1 1 1]);
rectangle('Position',[140.625 -271.875 9.375 9.375], 'FaceColor',[1 1 1]);
rectangle('Position',[131.25 -281.25 9.375 9.375], 'FaceColor',[0 0 0]);
rectangle('Position',[140.625 -281.25 9.375 9.375], 'FaceColor',[0 0 0]);
rectangle('Position',[150 -271.875 9.375 9.375], 'FaceColor',[1 1 1]);
rectangle('Position',[159.375 -271.875 9.375 9.375], 'FaceColor',[1 1 1]);
rectangle('Position',[150 -281.25 9.375 9.375], 'FaceColor',[0 0 0]);
rectangle('Position',[159.375 -281.25 9.375 9.375], 'FaceColor',[0 0 0]);
rectangle('Position',[318.75 -421.875 9.375 9.375], 'FaceColor',[1 1 1]);
rectangle('Position',[328.125 -421.875 9.375 9.375], 'FaceColor',[0 0 0]);
rectangle('Position',[318.75 -431.25 9.375 9.375], 'FaceColor',[1 1 1]);
rectangle('Position',[328.125 -431.25 9.375 9.375], 'FaceColor',[0 0 0]);
rectangle('Position',[318.75 -440.625 9.375 9.375], 'FaceColor',[1 1 1]);
rectangle('Position',[328.125 -440.625 9.375 9.375], 'FaceColor',[0 0 0]);
rectangle('Position',[318.75 -450 9.375 9.375], 'FaceColor',[1 1 1]);
rectangle('Position',[328.125 -450 9.375 9.375], 'FaceColor',[0 0 0]);
rectangle('Position',[450 -421.875 9.375 9.375], 'FaceColor',[1 1 1]);
rectangle('Position',[459.375 -421.875 9.375 9.375], 'FaceColor',[1 1 1]);
rectangle('Position',[450 -431.25 9.375 9.375], 'FaceColor',[0 0 0]);
rectangle('Position',[459.375 -431.25 9.375 9.375], 'FaceColor',[0 0 0]);
rectangle('Position',[468.75 -421.875 9.375 9.375], 'FaceColor',[1 1 1]);
rectangle('Position',[478.125 -421.875 9.375 9.375], 'FaceColor',[1 1 1]);
rectangle('Position',[468.75 -431.25 9.375 9.375], 'FaceColor',[0 0 0]);
rectangle('Position',[478.125 -431.25 9.375 9.375], 'FaceColor',[0 0 0]);
rectangle('Position',[487.5 -421.875 9.375 9.375], 'FaceColor',[1 1 1]);
rectangle('Position',[496.875 -421.875 9.375 9.375], 'FaceColor',[1 1 1]);
rectangle('Position',[487.5 -431.25 9.375 9.375], 'FaceColor',[0 0 0]);
rectangle('Position',[496.875 -431.25 9.375 9.375], 'FaceColor',[0 0 0]);
rectangle('Position',[506.25 -421.875 9.375 9.375], 'FaceColor',[1 1 1]);
rectangle('Position',[515.625 -421.875 9.375 9.375], 'FaceColor',[1 1 1]);
rectangle('Position',[506.25 -431.25 9.375 9.375], 'FaceColor',[0 0 0]);
rectangle('Position',[515.625 -431.25 9.375 9.375], 'FaceColor',[0 0 0]);
rectangle('Position',[525 -421.875 9.375 9.375], 'FaceColor',[1 1 1]);
rectangle('Position',[534.375 -421.875 9.375 9.375], 'FaceColor',[1 1 1]);
rectangle('Position',[525 -431.25 9.375 9.375], 'FaceColor',[0 0 0]);
rectangle('Position',[534.375 -431.25 9.375 9.375], 'FaceColor',[0 0 0]);
rectangle('Position',[543.75 -421.875 9.375 9.375], 'FaceColor',[1 1 1]);
rectangle('Position',[553.125 -421.875 9.375 9.375], 'FaceColor',[1 1 1]);
rectangle('Position',[543.75 -431.25 9.375 9.375], 'FaceColor',[0 0 0]);
rectangle('Position',[553.125 -431.25 9.375 9.375], 'FaceColor',[0 0 0]);
rectangle('Position',[562.5 -421.875 9.375 9.375], 'FaceColor',[1 1 1]);
rectangle('Position',[571.875 -421.875 9.375 9.375], 'FaceColor',[1 1 1]);
rectangle('Position',[562.5 -431.25 9.375 9.375], 'FaceColor',[0 0 0]);
rectangle('Position',[571.875 -431.25 9.375 9.375], 'FaceColor',[0 0 0]);
rectangle('Position',[318.75 -459.375 9.375 9.375], 'FaceColor',[1 1 1]);
rectangle('Position',[328.125 -459.375 9.375 9.375], 'FaceColor',[0 0 0]);
rectangle('Position',[318.75 -468.75 9.375 9.375], 'FaceColor',[1 1 1]);
rectangle('Position',[328.125 -468.75 9.375 9.375], 'FaceColor',[0 0 0]);
rectangle('Position',[318.75 -478.125 9.375 9.375], 'FaceColor',[1 1 1]);
rectangle('Position',[328.125 -478.125 9.375 9.375], 'FaceColor',[0 0 0]);
rectangle('Position',[318.75 -487.5 9.375 9.375], 'FaceColor',[1 1 1]);
rectangle('Position',[328.125 -487.5 9.375 9.375], 'FaceColor',[0 0 0]);
rectangle('Position',[318.75 -496.875 9.375 9.375], 'FaceColor',[1 1 1]);
rectangle('Position',[328.125 -496.875 9.375 9.375], 'FaceColor',[0 0 0]);
rectangle('Position',[318.75 -506.25 9.375 9.375], 'FaceColor',[1 1 1]);
rectangle('Position',[328.125 -506.25 9.375 9.375], 'FaceColor',[0 0 0]);
rectangle('Position',[318.75 -515.625 9.375 9.375], 'FaceColor',[1 1 1]);
rectangle('Position',[328.125 -515.625 9.375 9.375], 'FaceColor',[0 0 0]);
rectangle('Position',[318.75 -525 9.375 9.375], 'FaceColor',[1 1 1]);
rectangle('Position',[328.125 -525 9.375 9.375], 'FaceColor',[0 0 0]);
rectangle('Position',[318.75 -534.375 9.375 9.375], 'FaceColor',[1 1 1]);
rectangle('Position',[328.125 -534.375 9.375 9.375], 'FaceColor',[0 0 0]);
rectangle('Position',[318.75 -543.75 9.375 9.375], 'FaceColor',[1 1 1]);
rectangle('Position',[328.125 -543.75 9.375 9.375], 'FaceColor',[0 0 0]);
rectangle('Position',[318.75 -553.125 9.375 9.375], 'FaceColor',[1 1 1]);
rectangle('Position',[328.125 -553.125 9.375 9.375], 'FaceColor',[0 0 0]);
rectangle('Position',[318.75 -562.5 9.375 9.375], 'FaceColor',[1 1 1]);
rectangle('Position',[328.125 -562.5 9.375 9.375], 'FaceColor',[0 0 0]);
rectangle('Position',[318.75 -571.875 9.375 9.375], 'FaceColor',[1 1 1]);
rectangle('Position',[328.125 -571.875 9.375 9.375], 'FaceColor',[0 0 0]);
rectangle('Position',[318.75 -581.25 9.375 9.375], 'FaceColor',[1 1 1]);
rectangle('Position',[328.125 -581.25 9.375 9.375], 'FaceColor',[0 0 0]);
X=[560,543.75,487.5,487.5,431.25,431.25,403.125,384.375,365.625,346.875,328.125,309.375,290.625,271.875,243.75,206.25,168.75,112.5,93.75,93.75,56.25,40];
Y=[-40,-56.25,-112.5,-187.5,-243.75,-281.25,-309.375,-328.125,-328.125,-328.125,-328.125,-328.125,-328.125,-328.125,-318.75,-281.25,-243.75,-187.5,-131.25,-93.75,-56.25,-40];
hold on;
plot(X,Y,'r');
legend('1823.5','Location','southoutside');
